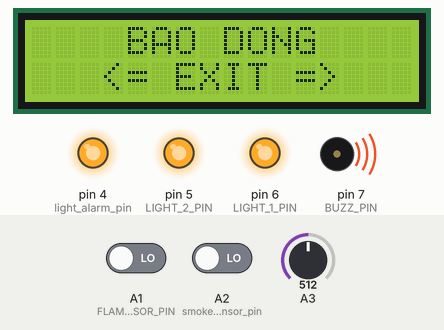
The sketch below on a simulated Arduino Uno, built with avr-gcc and run on an emulated ATmega328P. On the bench: 16×2 character LCD, output pins drawn as LEDs (lit = HIGH), buzzer (waves = sounding, pin HIGH). The test bench sets the inputs (shaded band); at power-on: A3 = 512, A1 (FLAME_SENSOR_PIN) LOW, A2 (smoke_sensor_pin) LOW.

Above: at 1.2 s.
1.3 s: A3 set to 91
2.8 s: A3 set to 73
At 3.5 s:
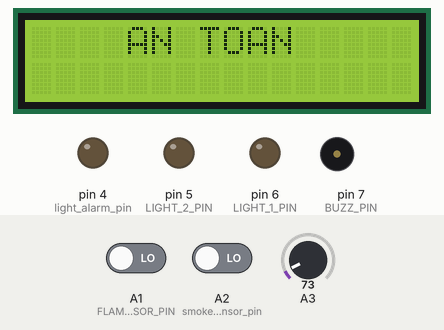
5.2 s: A3 set to 122
At 6.1 s:
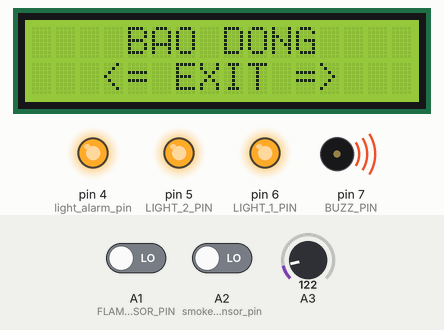
6.9 s: A3 set to 30
At 7.5 s:
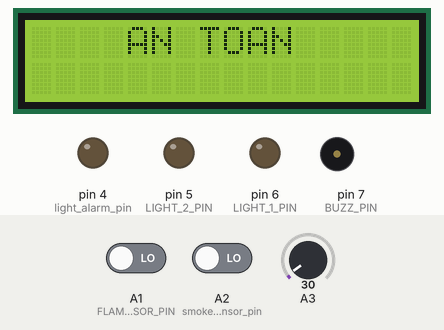
Timing chart, 0 to 9.9 s (numbered marks = the images above; inputs shaded):
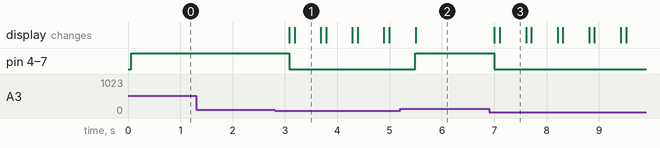

Measured:
- the behaviour switches between 82 and 81 on A3 (found by bisection; images 0 and 1)
- after the input at 1.3 s, every drawn part: stays the same
- after the input at 2.8 s, pin 4 (light_alarm_pin), pin 5 (LIGHT_2_PIN), pin 6 (LIGHT_1_PIN), pin 7 (BUZZ_PIN): HIGH → LOW after 0.28 s; the display: first changes after 0.28 s (image 1 shows a later state)
- after the input at 5.2 s, pin 4 (light_alarm_pin), pin 5 (LIGHT_2_PIN), pin 6 (LIGHT_1_PIN), pin 7 (BUZZ_PIN): LOW → HIGH after 0.29 s; the display: changes after 0.30 s (image 2)
- after the input at 6.9 s, pin 4 (light_alarm_pin), pin 5 (LIGHT_2_PIN), pin 6 (LIGHT_1_PIN), pin 7 (BUZZ_PIN): HIGH → LOW after 0.10 s; the display: first changes after 0.10 s (image 3 shows a later state)
- what the display in image 1 shows lasts 0.5 s, from 3.2 s to 3.7 s

The sketch:

FireAlarm.ino
```cpp
#include <MQ2.h>  ////KHAI BÁO THƯ VIỆN MQ2 CHO SENSOR CẢM BIẾN KHÓI MQ 2
#include <LiquidCrystal.h>   //// KHỞI TẠO THƯ VIỆN màn hình tinh thể lỏng(LCD)
LiquidCrystal lcd(13, 12, 11, 10, 9, 8); //// CÁC CHÂN CỦA MÀN HÌNH LCD(tinh thể lỏng) NỐI VỚI ARDUINO lcd(RS: chọn thanh ghi,EN:enable cho phép ghi dữ liệu lên lcd,D7,D6,D5,D4)
///KHỞI TẠO CÁC CHÂN
const int BUZZ_PIN = 7;  /// #define BUZZ_PIN 7;
const int LIGHT_1_PIN = 6;
const int LIGHT_2_PIN = 5;
const int light_alarm_pin = 4;
const int FLAME_SENSOR_PIN = A1;
const int smoke_sensor_pin = A2;
//const int temperature_pin= A3;
void setup()
{
  Serial.begin(9600);  ////khởi tạo giao tiếp qua cổng Serial với tốc độ truyền dữ liệu 9600 bps
  lcd.begin(16, 2); ///// KHỞI TẠO LCD CÓ 16 CỘT VÀ 2 HÀNG
  ////THIẾT LẬP TRẠNG THÁI CHÂN DỮ LIỆU VÀO VÀ RA CỦA ARDUINO
  pinMode(FLAME_SENSOR_PIN, INPUT);
  pinMode(BUZZ_PIN, OUTPUT);
  pinMode(LIGHT_1_PIN, OUTPUT);
  pinMode(LIGHT_2_PIN, OUTPUT);
  pinMode(light_alarm_pin, OUTPUT);
  pinMode(smoke_sensor_pin, INPUT);
}
void loop()
{
  int GT_digital = analogRead (A3);     //////đọc giá trị analog
  float voltage_T = GT_digital * (5.0 / 1023.0);  ////quy đổi giá trị digital thành điện áp (lấy sẵn từ mã nguồn mở: File->examples->01.Basics->ReadAnalogVoltage)
  ///sensor_output=10mV/*c, Temp=voltage(mV)/10   =>temp=voltage*100
  float T = voltage_T * 100;
  int chay = digitalRead(FLAME_SENSOR_PIN);      ///ĐỌC DỮ LIỆU LẤY TỪ ĐẦU VÀO ANALOG_PIN_1
  int smoke = digitalRead(smoke_sensor_pin);     ///ĐỌC DỮ LIỆU LẤY TỪ ĐẦU VÀO ANALOG_PIN_2
  ///NGƯỠNG khói,CO.CO2 TRONG 1 VỤ HỎA HOẠN THƯỜNG Ở MỨC che phủ >20% trên 1 khoảng cách
  if (chay == HIGH or smoke > 0.2 or T > 40 ) /////KHI ĐÁM CHÁY XẢY RA       độ che mờ khói trên 1 khoẳng cách(mét) TB>20%, nhiệt độ phòng duy trì 27 độ C
  {
    /////ĐẨY DỮ LIỆU RA CÁC THIẾT BỊ KẾT NỐI VỚI ARDUINO
    digitalWrite(light_alarm_pin, HIGH);      /////KHI CÓ ĐÁM CHÁY XẢY RA ĐÈN BÁO ĐỘNG SẼ BẬT
    //delay(100);
    //digitalWrite(light_alarm_pin,LOW);
    //delay(100);
    digitalWrite(LIGHT_1_PIN, HIGH);       /////KHI CÓ ĐÁM CHÁY XẢY RA ĐÈN SẼ BẬT ĐỂ SOI SANG LỐI ĐI
    digitalWrite(LIGHT_2_PIN, HIGH);
    digitalWrite(BUZZ_PIN, HIGH);     ////KHI CÓ ĐÁM CHÁY XẢY RA SẼ CÓ CÒI BÁO ĐỘNG
    lcd.setCursor(4, 0);    ////CHỈ ĐỊNH NƠI KÝ TỰ BẮT ĐẦU
    lcd.print("BAO DONG");      ////IN RA MÀN HÌNH LCD KÝ TỰ MONG MUỐN
    lcd.setCursor(3, 1);
    lcd.print("<= EXIT =>");
    delay(500);
  }
  else
  {
    digitalWrite(LIGHT_1_PIN, LOW);
    digitalWrite(light_alarm_pin, LOW);
    digitalWrite(LIGHT_2_PIN, LOW);
    digitalWrite(BUZZ_PIN, LOW);
    lcd.clear();
    delay(100);
    lcd.setCursor(4, 0);
    lcd.print("AN TOAN");
    delay(500);
  }
}
```
